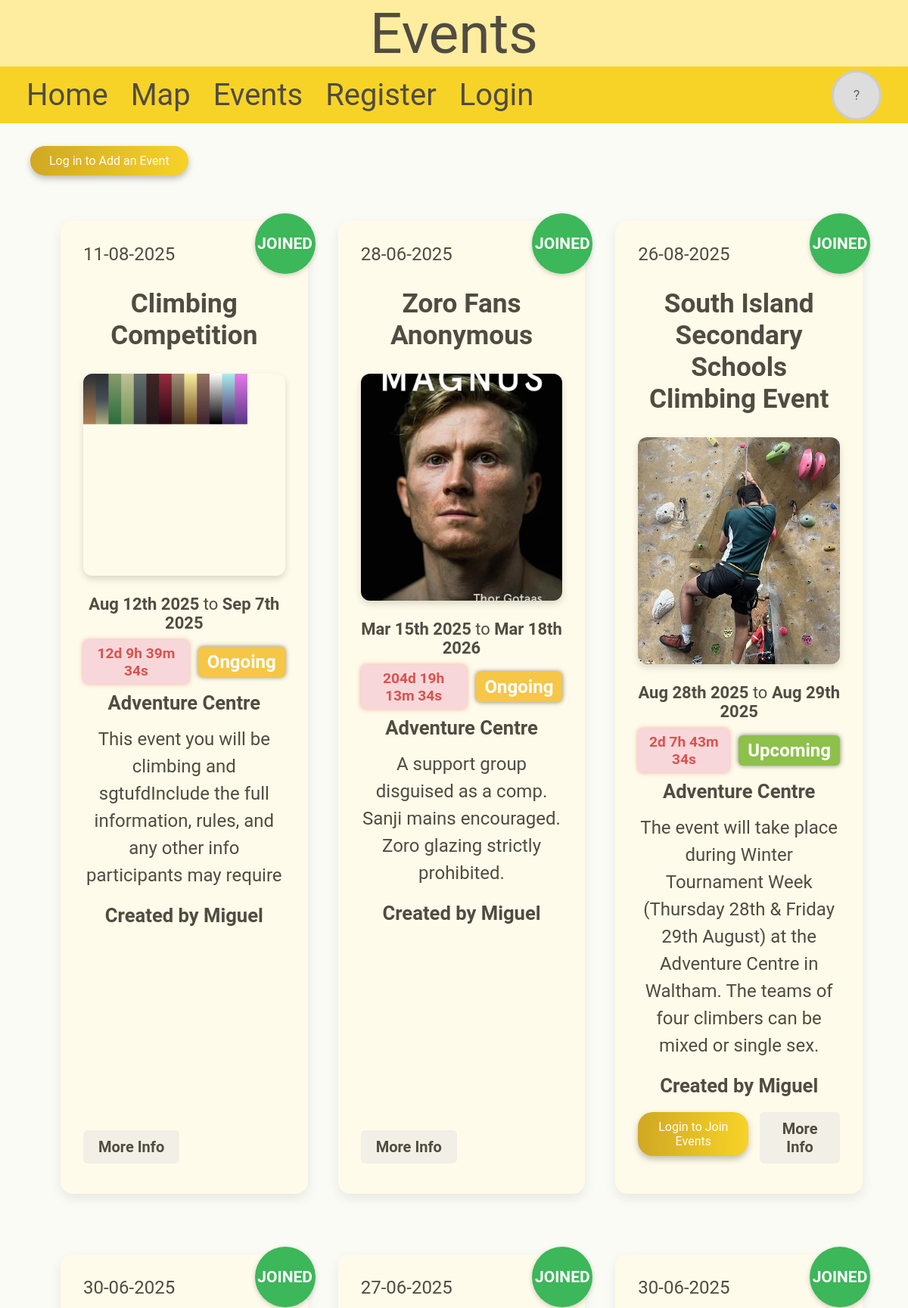
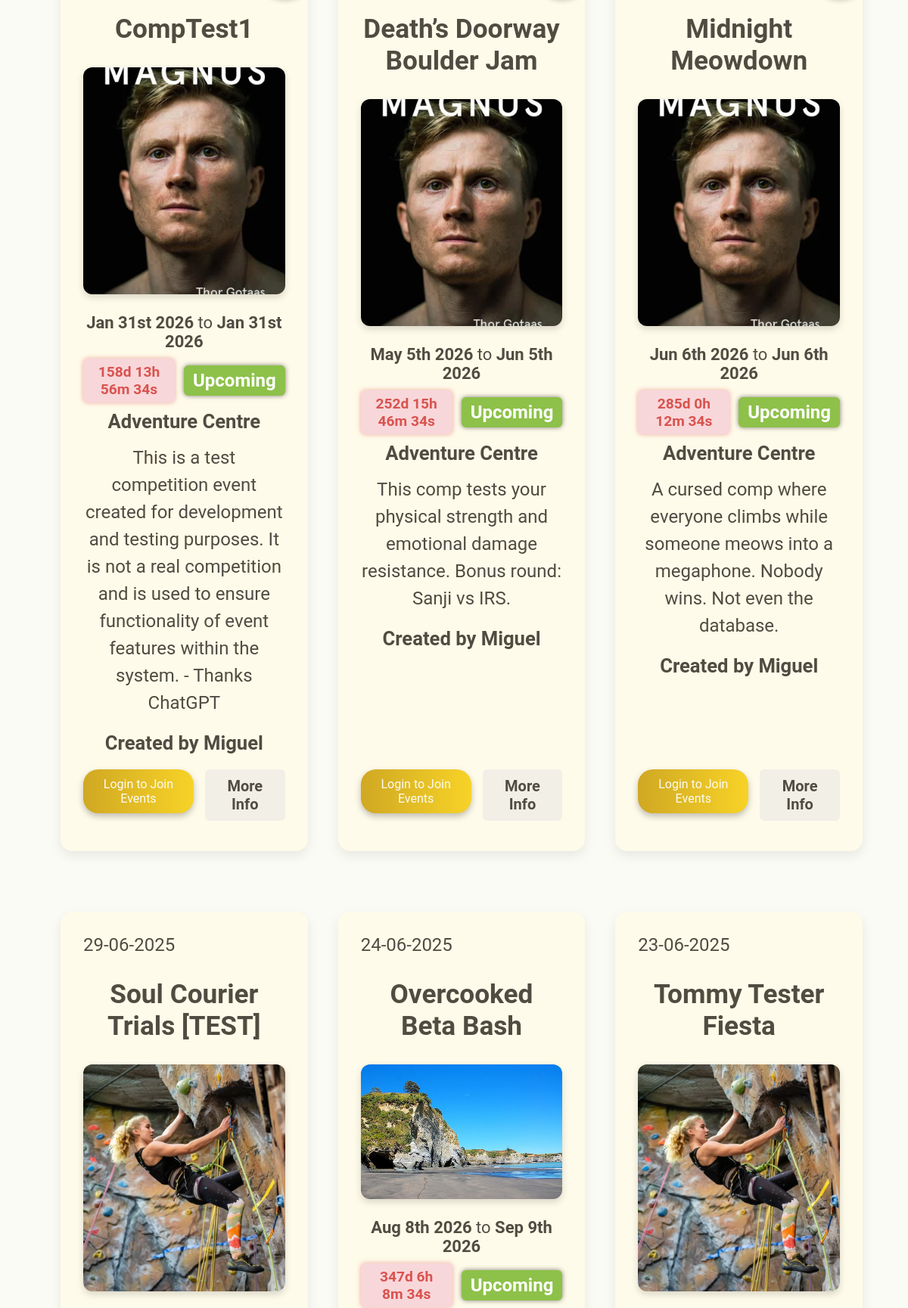
Screenshot of /events (signed in, upper part) with the database file from the repository (2 pictures, top to bottom).
### tables this page shows
CREATE TABLE Event (id INTEGER PRIMARY KEY NOT NULL, name TEXT NOT NULL, post_date TEXT NOT NULL, start_date TEXT NOT NULL, end_date TEXT, description TEXT NOT NULL, full_description TEXT, location TEXT NOT NULL, account_id INTEGER REFERENCES Account (id) NOT NULL, start_time TEXT NOT NULL, end_time TEXT, image TEXT, pending INTEGER (1));

CREATE TABLE Account (id INTEGER PRIMARY KEY NOT NULL, username TEXT (20) NOT NULL UNIQUE, display_name TEXT, password TEXT NOT NULL, profile_picture TEXT, permission_level INTEGER, date TEXT);

### app.py (the view)
@app.route("/events", methods=["GET", "POST"])
def events():
    events = get_events(0)
    return render_template("events.html", header="Events", events=events)

### app.py (called while the page is built)
@app.context_processor
def inject_user():
    return {
        "user_id": session.get("user_id"),
        "username": session.get("username"),
        "profile_picture": session.get("profile_picture"),
        "permission_level": session.get("permission_level"),
        "display_name": session.get("display_name"),
        "date": session.get("date"),
    }

def parse_datetime(date, time):
    day, month, year = map(int, date.split("-")) # Separates day time and month
    hour, minute = map(int, time[:-2].split(":")) # Separates hours and minutes, ignoring the meridian for now
    ampm = time[-2:]
    if ampm == "pm" and hour != 12: # Add 12 hours if its pm and not 12pm
        hour += 12
    if ampm == "am" and hour == 12: # If it's midnight
        hour = 0
    return datetime(year, month, day, hour, minute) # Converts into a python datetime

def event_status(event):
    now = datetime.now() # Gets current time
    start = parse_datetime(event["start_date"], event["start_time"])
    end = parse_datetime(event["end_date"], event["end_time"])
    if start <= now <= end: # If the event has started but not ended
        if (event["joined"]):
            return 0 # Ongoing joined
        else:
            return 1 # Ongoing not joined
    elif now < start:
        if (event["joined"]):
            return 2 # Upcoming joined
        else:
            return 3 # Upcoming not joined
    else:
        return 4 # Concluded

def sort_events(event):
    status = event_status(event)
    if status <= 1 or status == 4: # Ongoing or concluded events are sorted by when they will/have ended
        sort_time = parse_datetime(event["end_date"], event["end_time"])
    else: # Upcoming events are sorted by when they start
        sort_time = parse_datetime(event["start_date"], event["start_time"])
    print(f"Event: {event['name']} | Status: {status} | Sort Time: {sort_time}")
    return(status, sort_time.timestamp())

### templates/events.html (shortened to what this page needs)
{% extends 'layout.html' %}
{% block content %}
    {% if username %}
        <div style="display: flex; justify-content: flex-end; margin-right: 50px;">
            <button class="button" onclick="location.href='/events/add-event'"
            style="font-size: 30px; justify-content: center;  margin-top: 30px; ">
                + Add Event
            </button>
        </div>
    {% else %}
        <button class="button" onclick="location.href='/login'">Log in to Add an Event</button>
    {% endif %}
    <div class="event-grid">
        {% for event in events %}
            <div class="event">
                {% if event["joined"] %}
                    <p class="joined-sticker">Joined</p>
                {% endif %}
                <div class="event-top-info">
                    <div>{{ event["post_date"] }}</div>
                </div>
                <h4>{{ event["name"] }}</h4>
                <div class="event-body">
                    <img src="{{ event['image'] }}" alt="Event image">
                    <div class="event-info">
                        <p style="font-size: 22px; margin-top: 10px;"><strong class="date">{{ event["start_date"] }}</strong> to
                            <strong class="date">{{ event["end_date"] }}</strong></p>
                        <div style="display: flex; gap: 12px; justify-content: center; margin-top: 10px;">
                            <div class="countdown" id="countdown-{{ event['id'] }}">Loading...</div>
                            <div class="event-status" id="event-status-{{ event['id'] }}">Loading...</div>
                        </div>
                        <p style="margin-top: 10px;"><strong>{{ event["location"] }}</strong></p>
                        <p class="description" >{{ event["description"] | replace('\n', '<br>') | safe }}</p>
                        <div style="margin: 20px auto; font-weight: 600;">Created by {{ event["display_name"] }}</div>
                        <div class="event-buttons" style="margin-top: auto;">
                            <form class="event-action-form" method="POST" data-event-id="{{ event['id'] }}">
                                <div class="button-row" style="justify-content: space-between;">
                                    <div class="join-leave-wrapper" id="join-leave-{{ event['id'] }}">
                                        {% if username %}
                                            {% if not event["joined"] %}
                                                <button type="submit" name="action" value="join" class="join-button">Join</button>
                                            {% else %}
                                                <button type="submit" name="action" value="leave" class="leave-button">Leave</button>
                                            {% endif %}
                                        {% else %}
                                            <button type="submit" name="action" value="login" class="button">Login to Join Events</button>
                                        {% endif %}
                                    </div>
                                    <a class="more-info-button" href="/events/{{ event['slug'] }}?id={{ event['id'] }}"
                                    style="margin-top: 0;">More Info</a>
                                </div>
                            </form>
                        </div>
                    </div>
                </div>
            </div>
        {% endfor %}
    </div>
{% endblock %}

### static/css/style.css (style rules this page uses)
:root { --color-cream: #FBFBF5; --color-sunshine: #FEED9F; --color-gold: #F7D327; --color-mustard: #D0A823; --color-charcoal: #504C41; --color-papyrus: #FFFBEA; }
* { font-family: "roboto"; color: var(--color-charcoal); }
body { margin: 0; font-size: 30px; background-color: var(--color-cream); display: flex; flex-direction: column; min-height: 100vh; }
h4 { font-size: 2rem; font-weight: 600; color: var(--color-charcoal); margin-bottom: 10px; }
p { margin: 0; }
form { max-width: 600px; margin: 0 auto; text-align: left; }
form button.button, .popup-inner .button, .btn { margin-top: 0; margin-bottom: 15px; }
.button, label.button { background-image: linear-gradient(to right, var(--color-mustard), var(--color-gold)); border-radius: 20px; border: none; box-shadow: 0 4px 8px rgba(0, 0, 0, 0.25); color: #FBFBF5; font-size: 1rem; text-transform: none; font-weight: normal; text-align: center; cursor: pointer; padding: 10px 25px; transition: transform 0.2s ease, opacity 0.2s ease, box-shadow 0.2s ease; margin-top: 30px; }
img { display: block; width: 100%; max-height: 300px; border-radius: 20px; object-fit: contain; transition: transform 0.3s ease; margin: 0 auto; }
.button-row { display: flex; justify-content: center; gap: 15px; margin: 0 auto; }
.event-grid { display: flex; flex-wrap: wrap; gap: 40px; justify-content: center; padding: 40px; }
.event { position: relative; flex: 1 1 calc(33.333% - 80px); box-sizing: border-box; background-color: var(--color-papyrus); border-radius: 16px; padding: 30px; margin: 20px auto; box-shadow: 0 6px 16px rgba(0, 0, 0, 0.08); max-width: 400px; display: flex; flex-direction: column; gap: 20px; }
.event h4 { font-size: 2.2rem; margin: 10px 0; font-weight: 700; text-align: center; }
.event-top-info { display: flex; justify-content: space-between; flex-wrap: wrap; font-size: 1.5rem; color: #555; }
.event img { max-width: 300px; max-height: 300px; object-fit: cover; border-radius: 12px; box-shadow: 0 4px 10px rgba(0, 0, 0, 0.15); }
.event-body { display: flex; flex-direction: column; gap: 15px; align-items: center; height: 100%; }
.event-info { text-align: center; font-size: 1.6rem; color: var(--color-charcoal); max-width: 600px; display: flex; flex-direction: column; height: 100%; }
.event-info .description { font-size: 1.5rem; line-height: 1.5; margin-top: 15px; }
.countdown { font-weight: 600; font-size: 1.2rem; color: #D9534F; background-color: #F8D7DA; animation: pulse 1s infinite; padding: 6px 12px; border-radius: 6px; user-select: none; box-shadow: 0 0 6px rgba(217, 83, 79, 0.5); align-self: center; }
.event-status { display: flex; align-items: center; align-self: center; font-weight: 600; font-size: 1.5rem; color: white; padding: 6px 12px; border-radius: 6px; box-shadow: 0 0 6px rgba(0, 0, 0, 0.5); }
.more-info-button { display: inline-block; padding: 10px 20px; background-color: #f2efe7; text-decoration: none; border: none; border-radius: 6px; text-align: center; font-size: 16px; cursor: pointer; transition: background-color 0.2s ease; font-weight: 600; font-size: 20px; align-self: center; margin-top: 10px; margin-bottom: 10px; }
.joined-sticker { display: flex; border-radius: 50px; width: 80px; height: 80px; background-color: rgba(60, 183, 89, 1); color: white; font-size: 21px; justify-content: center; align-items: center; align-self: center; font-weight: 600; position: absolute; top: -10px; right: -10px; z-index: 10; box-shadow: 0 2px 6px rgba(0, 0, 0, 0.2); text-transform: uppercase; }

### rows the page displays
Event: shows "JOINED", post_date "11-08-2025", name "Climbing Competition", image (picture), location "Adventure Centre", description "This event you will be climbing and sgtufdInclude the full information, rules, and any other info participants may require", display_name "Miguel"
Event: shows "JOINED", post_date "28-06-2025", name "Zoro Fans Anonymous", image (picture), location "Adventure Centre", description "A support group disguised as a comp. Sanji mains encouraged. Zoro glazing strictly prohibited.", display_name "Miguel"
Event: shows "JOINED", post_date "26-08-2025", name "South Island Secondary Schools Climbing Event", image (picture), location "Adventure Centre", description "The event will take place during Winter Tournament Week (Thursday 28th & Friday 29th August) at the Adventure Centre in Waltham. The teams of four climbers can be mixed or single sex.", display_name "Miguel", shows "Login to Join Events"
Event: shows "JOINED", post_date "30-06-2025", name "CompTest1", image (picture), location "Adventure Centre", description "This is a test competition event created for development and testing purposes. It is not a real competition and is used to ensure functionality of event features within the system. - Thanks ChatGPT", display_name "Miguel", shows "Login to Join Events"
Event: shows "JOINED", post_date "27-06-2025", name "Death’s Doorway Boulder Jam", image (picture), location "Adventure Centre", description "This comp tests your physical strength and emotional damage resistance. Bonus round: Sanji vs IRS.", display_name "Miguel", shows "Login to Join Events"
Event: shows "JOINED", post_date "30-06-2025", name "Midnight Meowdown", image (picture), location "Adventure Centre", description "A cursed comp where everyone climbs while someone meows into a megaphone. Nobody wins. Not even the database.", display_name "Miguel", shows "Login to Join Events"
Event: post_date "29-06-2025", name "Soul Courier Trials [TEST]", image (picture)
Event: post_date "24-06-2025", name "Overcooked Beta Bash", image (picture)
Event: post_date "23-06-2025", name "Tommy Tester Fiesta", image (picture)

### other values shown
{{ header }} "Events"
